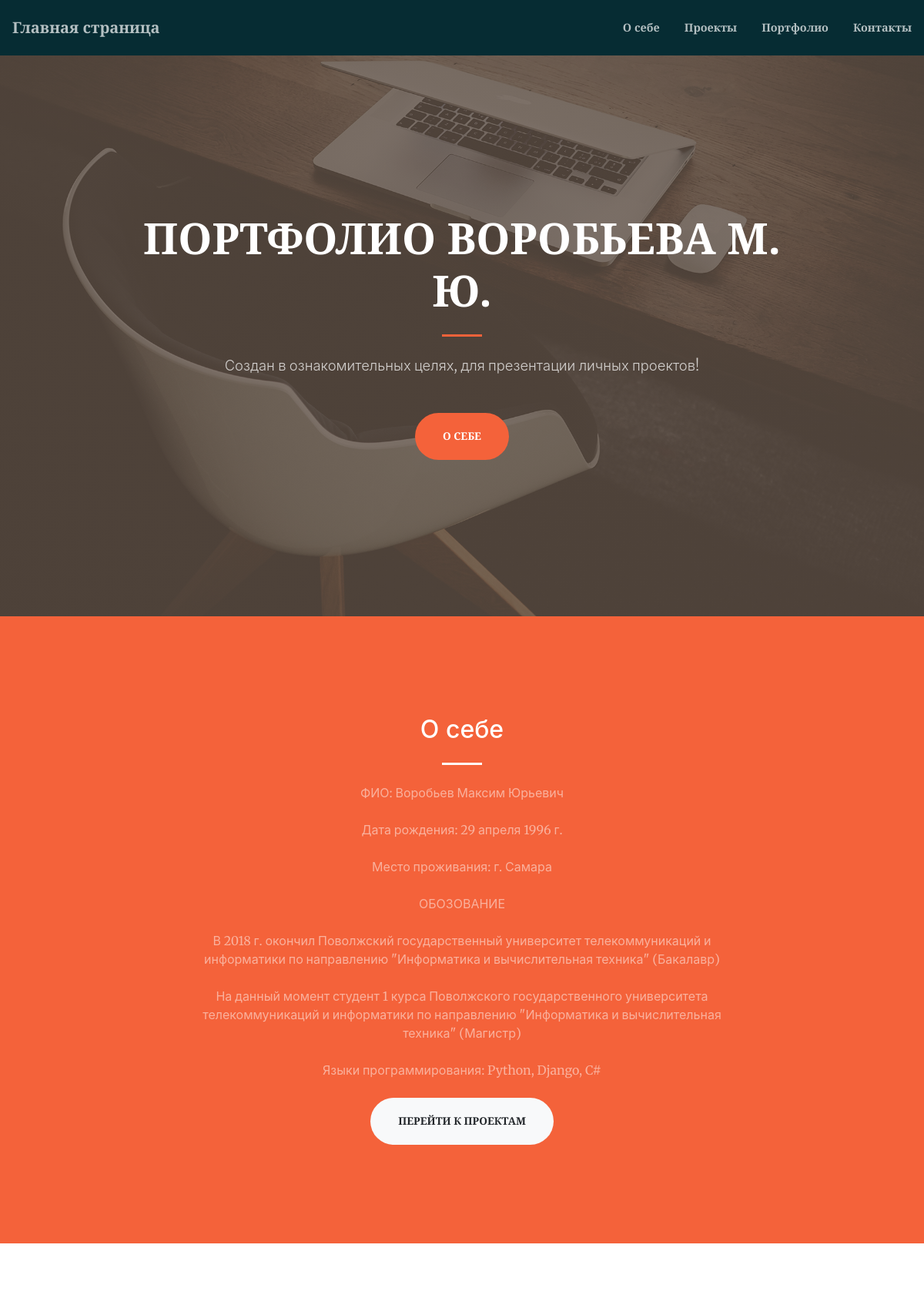
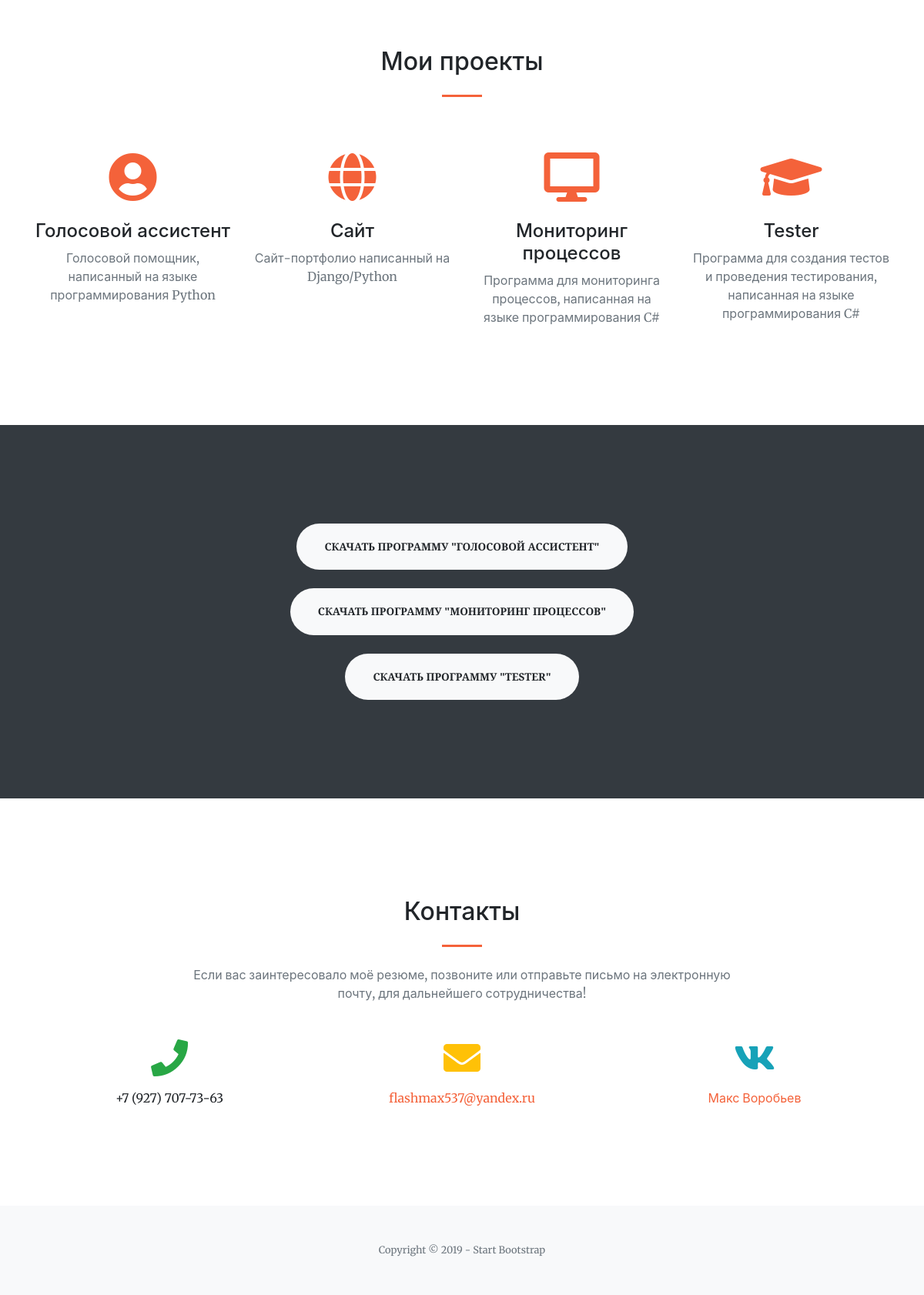
The page / on the database its author committed (2 pictures, top to bottom).
### apps/main/models.py (models this page shows, shortened)
class Service(models.Model):
    title = models.CharField('title', max_length=255)
    tagline = models.CharField('tagline', max_length=500)
    icon = models.CharField('icon', max_length=255)

### apps/main/views.py (the view)
# urls.py: path('', views.index, ),
def index(request):
    context = {}
    services = Service.objects.all()
    context['services'] = services
    template = 'index.html'
    return render(request, template, context)

### templates/index.html
{% extends 'base.html' %}

### templates/base.html (shortened to what this page needs)
<!DOCTYPE html>
<html lang="en">
<head>
  <link href="{{ STATIC_URL }}vendor/fontawesome-free/css/all.min.css" rel="stylesheet" type="text/css">
  <link href="{{ STATIC_URL }}vendor/magnific-popup/magnific-popup.css" rel="stylesheet">
  <link href="{{ STATIC_URL }}css/creative.min.css" rel="stylesheet">
</head>
<body id="page-top">
  <nav class="navbar navbar-expand-lg navbar-light fixed-top py-3" id="mainNav" style="background-color: #062c33;>
    <div class="container">
      <a class="navbar-brand js-scroll-trigger" href="#page-top">Главная страница</a>
      <div class="collapse navbar-collapse" id="navbarResponsive">
        <ul class="navbar-nav ml-auto my-2 my-lg-0">
          <li class="nav-item">
            <a class="nav-link js-scroll-trigger" href="#about">О себе</a>
          </li>
          <li class="nav-item">
            <a class="nav-link js-scroll-trigger" href="#services">Проекты</a>
          </li>
          <li class="nav-item">
            <a class="nav-link js-scroll-trigger" href="#portfolio">Портфолио</a>
          </li>
          <li class="nav-item">
            <a class="nav-link js-scroll-trigger" href="#contact">Контакты</a>
          </li>
        </ul>
      </div>
  </nav>
  <header class="masthead">
    <div class="container h-100">
      <div class="row h-100 align-items-center justify-content-center text-center">
        <div class="col-lg-10 align-self-end">
          <h1 class="text-uppercase text-white font-weight-bold">Портфолио Воробьева М. Ю.</h1>
          <hr class="divider my-4">
        </div>
        <div class="col-lg-8 align-self-baseline">
          <p class="text-white-75 font-weight-light mb-5">Создан в ознакомительных целях, для презентации личных проектов!</p>
          <a class="btn btn-primary btn-xl js-scroll-trigger" href="#about">О себе</a>
        </div>
      </div>
    </div>
  </header>
  <section class="page-section bg-primary" id="about">
    <div class="container">
      <div class="row justify-content-center">
        <div class="col-lg-8 text-center">
          <h2 class="text-white mt-0">О себе</h2>
          <hr class="divider light my-4">
            <p class="text-white-50 mb-4">ФИО: Воробьев Максим Юрьевич</p>
            <p class="text-white-50 mb-4">Дата рождения: 29 апреля 1996 г.</p>
            <p class="text-white-50 mb-4">Место проживания: г. Самара</p>
            <p class="text-white-50 mb-4">ОБОЗОВАНИЕ</p>
          <p class="text-white-50 mb-4">В 2018 г. окончил Поволжский государственный университет телекоммуникаций и информатики по направлению "Информатика и вычислительная техника" (Бакалавр)</p>
            <p class="text-white-50 mb-4">На данный момент студент 1 курса Поволжского государственного университета телекоммуникаций и информатики по направлению "Информатика и вычислительная техника" (Магистр)</p>
            <p class="text-white-50 mb-4">Языки программирования: Python, Django, C#</p>
          <a class="btn btn-light btn-xl js-scroll-trigger" href="#services">Перейти к проектам</a>
        </div>
      </div>
    </div>
  </section>
  <section class="page-section" id="services">
    <div class="container">
      <h2 class="text-center mt-0">Мои проекты</h2>
      <hr class="divider my-4">
      <div class="row">
          {% for service in services %}
                <div class="col-lg-3 col-md-6 text-center">
                    <div class="mt-5">
                        <i class="fas fa-4x {{ service.icon }} text-primary mb-4"></i>
                        <h3 class="h4 mb-2">{{ service.title }}</h3>
                        <p class="text-muted mb-0">{{ service.tagline }}</p>
                    </div>
                </div>
          {% endfor %}
      </div>
    </div>
  </section>
  <section class="page-section bg-dark text-white">
    <div class="container text-center">
      <a class="btn btn-light btn-xl" href="https://drive.google.com/open?id=1On_wKASlD60c5YtDBPO-6jWSj-dVt4ml">Скачать программу "Голосовой ассистент"</a>
      <a class="btn btn-light btn-xl" href="https://drive.google.com/open?id=1EIKhHmmbfYDsJUHHblwwRJfelIFK7bNA">Скачать программу "Мониторинг процессов"</a>
      <a class="btn btn-light btn-xl" href="https://drive.google.com/open?id=1RAIIVhIeeOvYRFIepBXvDSHaU9zAVZ71">Скачать программу "Tester"</a>
    </div>
  </section>
  <section class="page-section" id="contact">
    <div class="container">
      <div class="row justify-content-center">
        <div class="col-lg-8 text-center">
          <h2 class="mt-0">Контакты</h2>
          <hr class="divider my-4">
          <p class="text-muted mb-5">Если вас заинтересовало моё резюме, позвоните или отправьте письмо на электронную почту, для дальнейшего сотрудничества!</p>
        </div>
      </div>
      <div class="row">
        <div class="col-lg-4 ml-auto text-center mb-5 mb-lg-0">
          <i class="fas fa-phone fa-3x mb-3 text-success"></i>
          <div>+7 (927) 707-73-63</div>
        </div>
        <div class="col-lg-4 mr-auto text-center">
          <i class="fas fa-envelope fa-3x mb-3 text-warning"></i>
          <a class="d-block" href="mailto:flashmax537@yandex.ru">flashmax537@yandex.ru</a>
        </div>
        <div class="col-lg-4 mr-auto text-center">
          <i class="fab fa-vk fa-3x mb-3 text-info"></i>
          <a class="d-block" href="https://vk.com/flashmax">Макс Воробьев</a>
        </div>
      </div>
    </div>
  </section>
  <footer class="bg-light py-5">
    <div class="container">
      <div class="small text-center text-muted">Copyright &copy; 2019 - Start Bootstrap</div>
    </div>
  </footer>
</body>
</html>

### rows shown on the page
Service: title "Голосовой ассистент", tagline "Голосовой помощник, написанный на языке программирования Python"
Service: title "Сайт", tagline "Сайт-портфолио написанный на Django/Python"
Service: title "Мониторинг процессов", tagline "Программа для мониторинга процессов, написанная на языке программирования C#"
Service: title "Tester", tagline "Программа для создания тестов и проведения тестирования, написанная на языке программирования C#"
